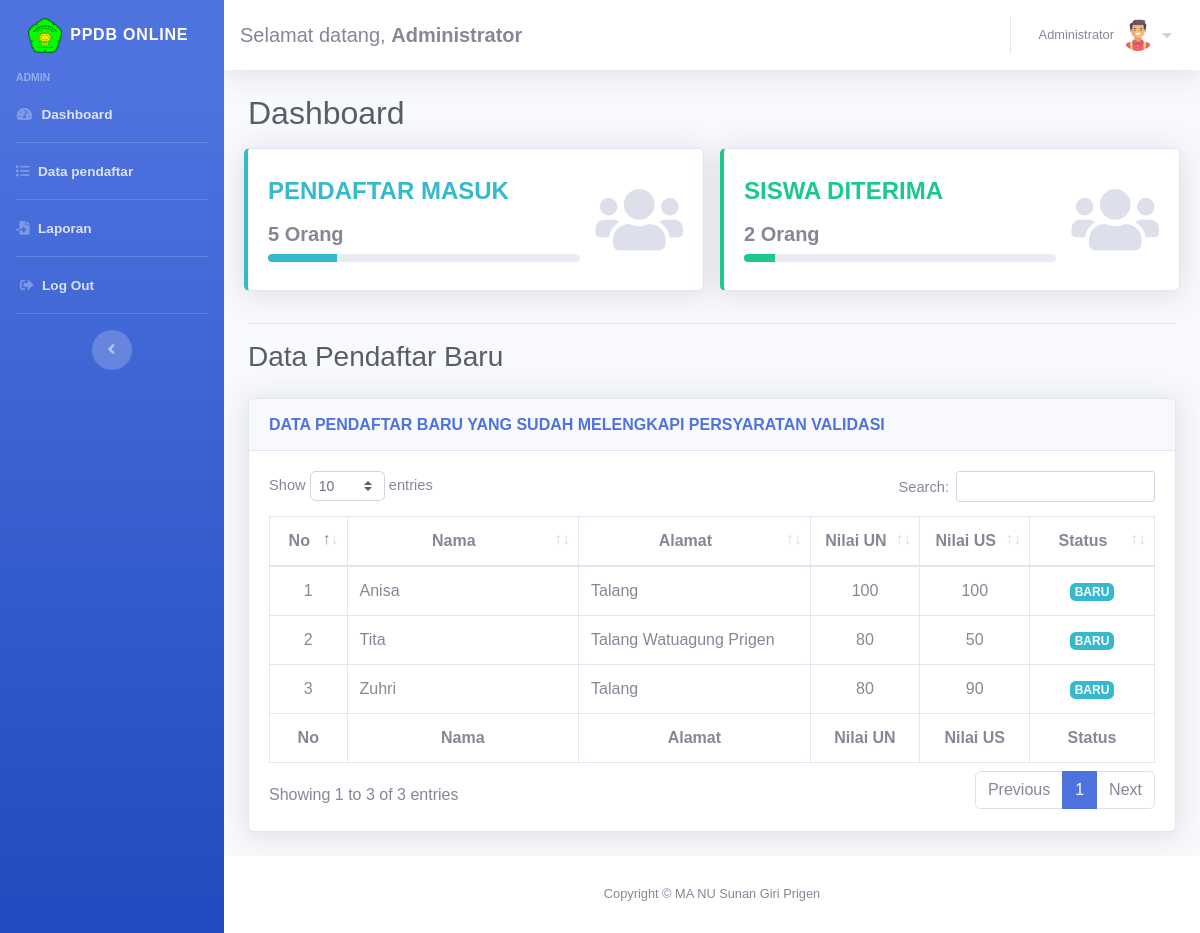
/admin/dashboard.php (signed in), run on an earlier commit of the app's database.
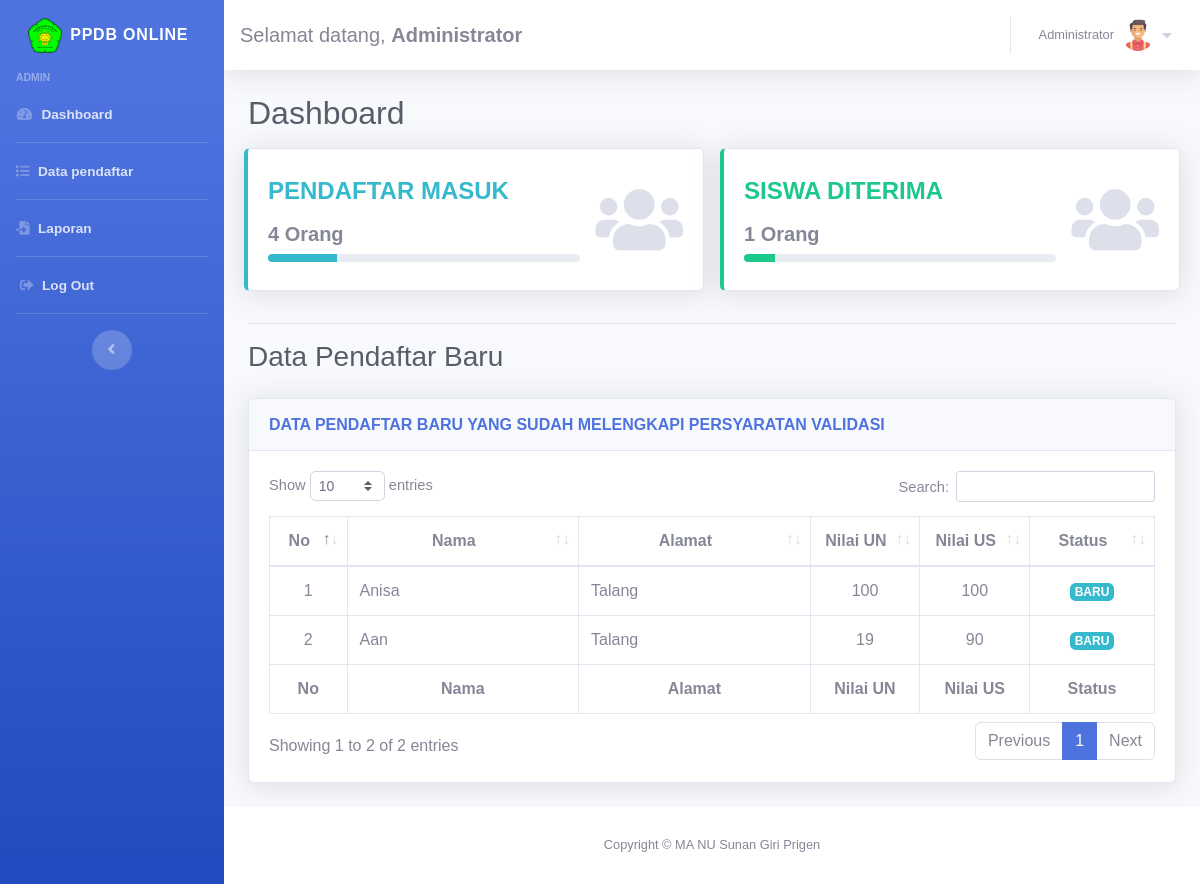
And on a later commit of the database.
### tables this page shows
CREATE TABLE `nilai` (
  `id` int(11) NOT NULL,
  `nilai_un` double DEFAULT NULL,
  `nilai_us` double DEFAULT NULL,
  `nilai_rata` double(100,0) NOT NULL,
  `status` int(1) NOT NULL,
  `pendaftar_id` int(11) DEFAULT NULL
);

CREATE TABLE `pendaftar` (
  `id` int(11) NOT NULL,
  `nama` varchar(100) DEFAULT NULL,
  `tmpt_lahir` varchar(100) DEFAULT NULL,
  `tgl_lahir` date DEFAULT NULL,
  `jenis_kelamin` varchar(10) DEFAULT NULL,
  `agama` varchar(45) DEFAULT NULL,
  `alamat` text DEFAULT NULL,
  `email` varchar(100) DEFAULT NULL,
  `telepon` varchar(45) DEFAULT NULL,
  `foto` varchar(100) NOT NULL,
  `users_id` int(11) DEFAULT NULL
);

### controller/admin_dashboard_control.php (called while the page is built, shortened)
<?php
$all_pendaftar = mysqli_query($koneksi, "SELECT * FROM pendaftar, nilai WHERE pendaftar.id = nilai.pendaftar_id AND nilai.status = 0");
$jml_pendaftar = mysqli_query($koneksi, "SELECT * FROM pendaftar, nilai WHERE pendaftar.id = nilai.pendaftar_id");
$jml_diterima = mysqli_query($koneksi, "SELECT * FROM pendaftar, nilai WHERE pendaftar.id = nilai.pendaftar_id AND nilai.status = 1");
?>

### admin/dashboard.php (the view, shortened to what the changed rows need)
<?php include('../config/auto_load.php'); ?>
<?php include('../controller/admin_dashboard_control.php'); ?>
<?php include('../template/header.php'); ?>
  <div class="container-fluid">
    <h2 class="text-gray-800">Dashboard</h2>
    <div class="row">
        <div class="col-md-6 p-2">
          <div class="card border-left-info shadow h-100 py-2">
            <div class="card-body">
              <div class="row no-gutters align-items-center">
                <div class="col mr-2">
                  <div class="h4 font-weight-bold text-info text-uppercase mb-1">Pendaftar Masuk</div>
                    <div class="h5 mt-3 mb-2 font-weight-bold">
                      <?= mysqli_num_rows($jml_pendaftar) ?> Orang
                    </div>
                      <div class="row no-gutters align-items-center">
                        <div class="col">
                        </div>
                      </div>
                    </div>
              </div>
            </div>
          </div>
        </div>
        <div class="col-md-6 p-2">
          <div class="card border-left-success shadow h-100 py-2">
            <div class="card-body">
              <div class="row no-gutters align-items-center">
                <div class="col mr-2">
                  <div class="h4 font-weight-bold text-success text-uppercase mb-1">siswa Diterima</div>
                    <div class="h5 mt-3 mb-2 font-weight-bold">
                      <?= mysqli_num_rows($jml_diterima) ?> Orang
                    </div>
                      <div class="row no-gutters align-items-center">
                        <div class="col">
                        </div>
                      </div>
                    </div>
              </div>
            </div>
          </div>
        </div>
    </div>
          <div class="card shadow mb-4">
            <div class="card-body">
              <div class="table-responsive">
                <table class="table table-bordered" id="dataTable" width="100%" cellspacing="0">
                  <thead>
                    <tr align="center">
                      <th width="2%">No</th>
                      <th width="15%">Nama</th>
                      <th width="15%">Alamat</th>
                      <th width="5%">Nilai UN</th>
                      <th width="5%">Nilai US</th>
                      <th width="5%">Status</th>
                    </tr>
                  </thead>
                  <tfoot>
                  <tr align="center">
                      <th>No</th>
                      <th>Nama</th>
                      <th>Alamat</th>
                      <th>Nilai UN</th>
                      <th>Nilai US</th>
                      <th>Status</th>
                    </tr>
                  </tfoot>
                  <tbody>
                  <?php
                    $no = 1;
                    $pesan = "Data belum diisi!";
                    while ($p = mysqli_fetch_array($all_pendaftar)) { ?>
                      <tr>
                        <td  align="center"><?= $no++ ?></td>
                        <td class="text-left"><?= $p['nama'] ?></td>
                        <td><?= $p['alamat'] ?></td>
                          <?php if (!isset($p['nilai_un'])) { ?>
                              <td class="text-danger"  align="center"><?= $pesan ?></td>
                          <?php } else { ?>
                            <td align="center"><?= $p['nilai_un'] ?></td>
                          <?php } ?>
                          <?php if (!isset($p['nilai_us'])) { ?>
                              <td class="text-danger"  align="center"><?= $pesan ?></td>
                          <?php } else { ?>
                            <td align="center"><?= $p['nilai_us'] ?></td>
                          <?php } ?>
                              <td align="center"><span class="badge badge-info">BARU</span></td>
                              </tr>
                    <?php }
                    ?>
                  </tbody>
                </table>
              </div>
            </div>
          </div>
  </div>
  </div>
<?php include('../template/footer.php'); ?>

What changed in the data, as far as the page shows it:
no longer on this page (row edited): nilai: pendaftar.nama "Tita", pendaftar.alamat "Talang Watuagung Prigen", nilai_un "80", nilai_us "50"
removed nilai: pendaftar.nama "Zuhri", pendaftar.alamat "Talang", nilai_un "80", nilai_us "90"
added nilai: pendaftar.nama "Aan", pendaftar.alamat "Talang", nilai_un "19", nilai_us "90"
Also different on the page:
mysqli_num_rows($jml_pendaftar): "5" → "4"
mysqli_num_rows($jml_diterima): "2" → "1"
text written by a page script: "Show entries Search: Showing 1 to 3 of 3 entries Previous 1 Next" → "Show entries Search: Showing 1 to 2 of 2 entries Previous 1 Next"
